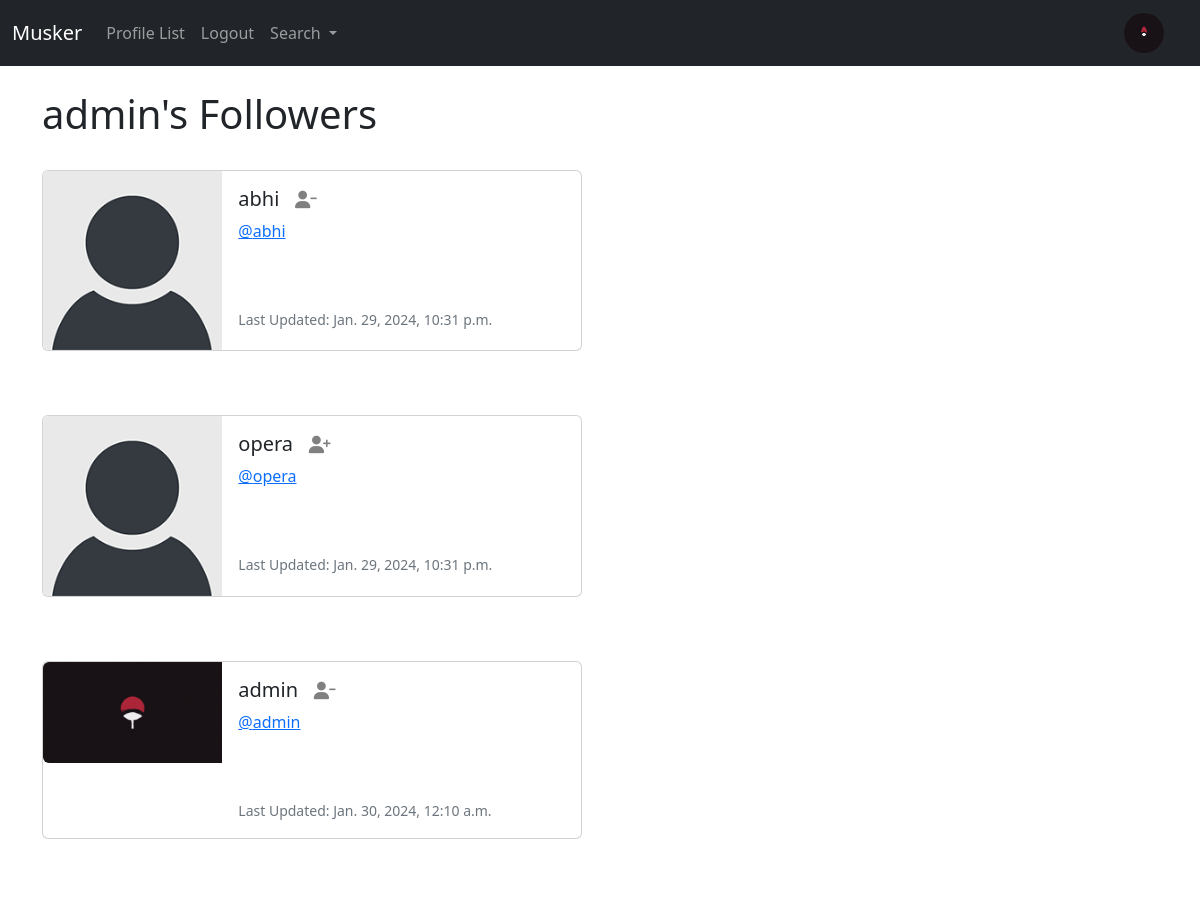
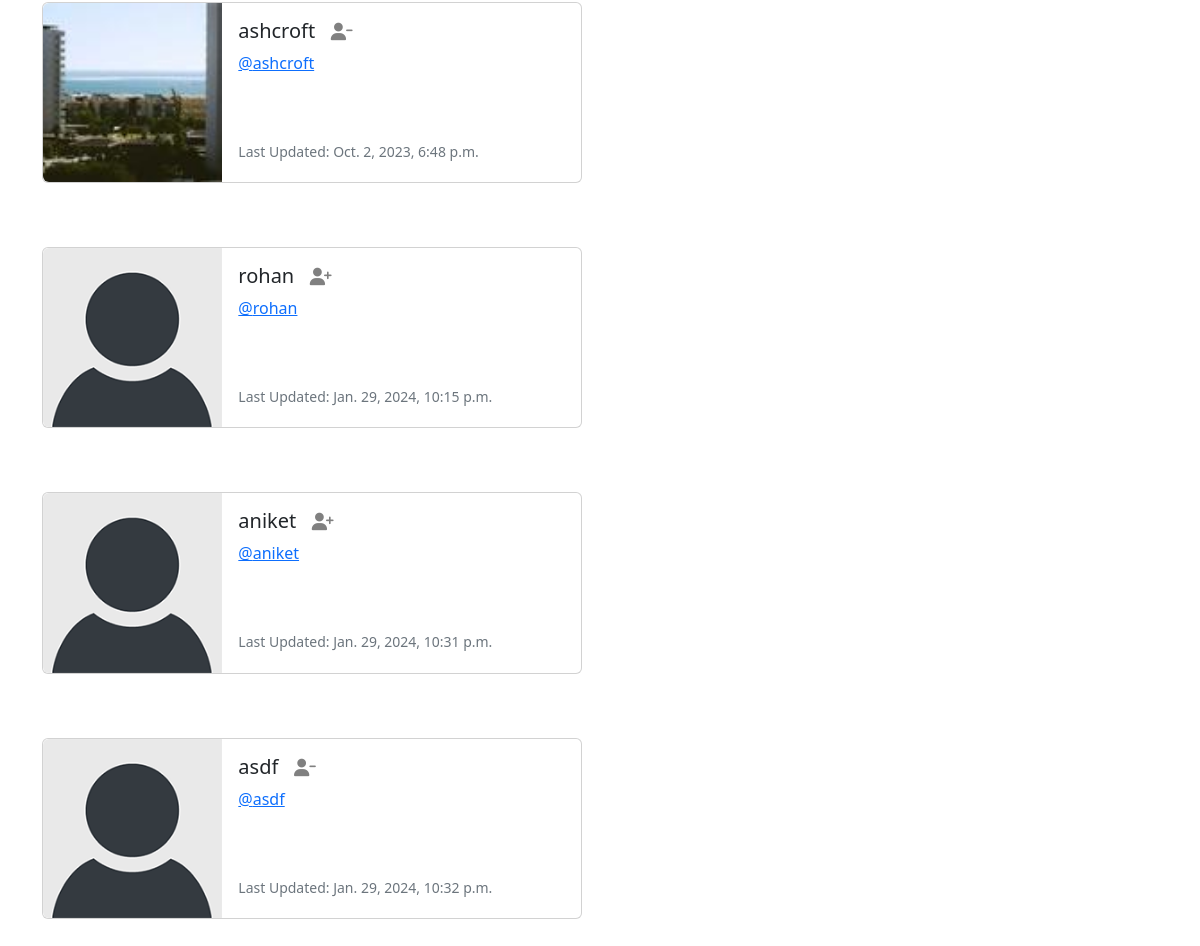
/profile/followers/1/ (signed in), run on the app's committed database (2 pictures, top to bottom).
### musker/models.py (models this page shows, shortened)
class Profile(models.Model):
    user = models.OneToOneField(User, on_delete=models.CASCADE)
    follows = models.ManyToManyField('self',
        related_name="followed_by",
        symmetrical=False,
        blank=True)
    date_modified = models.DateTimeField(User, auto_now=True)
    profile_image = models.ImageField(null=True, blank=True, upload_to="images/")
    profile_bio= models.CharField(null=True, blank=True, max_length=500)
    facebook_link = models.URLField(null=True, blank=True)
    linkedin_link = models.URLField(null=True, blank=True)
    website_link = models.URLField(null=True, blank=True)

### musker/views.py (the view)
# urls.py: path("profile/followers/<int:pk>/", views.followers, name="followers"),
def followers(request, pk):
    if request.user.is_authenticated:
        if request.user.id == pk:
            profiles = Profile.objects.get(user_id=pk)
            return render(request, "followers.html", {"profiles":profiles})
    messages.success(request, ("you are not allowed to view this page"))
    return redirect("home")

### musker/templates/followers.html (shortened to what this page needs)
{% extends "base.html"%} {% load static %} {% block content %}
<h1>{{ request.user.username }}'s Followers</h1>
<br />
{% if profiles %} {% for profile in profiles.followed_by.all %}
<div class="card mb-3" style="max-width: 540px">
    <div class="row g-0">
        <div class="col-md-4">
            {% if profile.profile_image %}
            <img src="{{ profile.profile_image.url }}" width="200" height="200" class="img-fluid rounded-start"
                alt="{{ profile.user.username }}" />
            {% else %}
            <img src="{% static 'images/dummy.png' %}" class="img-fluid rounded-start" alt="default profile" />
            {% endif %}
        </div>
        <div class="col-md-8">
            <div class="card-body">
                <h5 class="card-title">{{ profile.user.username }}
                    {% if profile in profiles.follows.all %}
                    <a href="{% url 'unfollow' profile.user.id %}"><i class="fa fa-user-minus small"
                            style="color: grey;"></i></a>
                    {% else %}
                    <a href="{% url 'follow' profile.user.id %}"><i class="fa fa-user-plus small"
                            style="color: grey;"></i></a>
                    {% endif %}
                </h5>
                <p class="card-text">
                    <a href="{% url 'profile' profile.user.id %}">@{{ profile.user.username|lower}}</a>
                </p>
                <br /><br />
                <p class="card-text">
                    <small class="text-muted">Last Updated: {{ profile.date_modified }}</small>
                </p>
            </div>
        </div>
    </div>
</div>
<br /><br />
{% endfor %} {% endif %} {% endblock %}

### musker/templates/navbar.html (shortened to what this page needs)
{% load static %}
<nav class="navbar navbar-expand-lg navbar-dark bg-dark">
  <div class="container-fluid">
    <a class="navbar-brand" href="{% url 'home' %}">Musker</a>
    <div class="collapse navbar-collapse" id="navbarSupportedContent">
      <ul class="navbar-nav me-auto mb-2 mb-lg-0">
        <li class="nav-item">
          <a class="nav-link" href="{% url 'profile_list' %}">Profile List</a>
        </li>
        {% if user.is_authenticated %}
        <li class="nav-item">
          <a class="nav-link" href="{% url 'logout' %}">Logout</a>
        </li>
        {% endif %}
        <li class="nav-item dropdown">
          <a class="nav-link dropdown-toggle" href="#" role="button" data-bs-toggle="dropdown" aria-expanded="false">
            Search
          </a>
        </li>
      </ul>
      {% if user.is_authenticated %}
      <ul class="navbar-nav m1-auto">
        <li class="nav-link navbar-brand">
          <a href="{% url 'profile' request.user.id %}">
            {% if user.profile.profile_image %}
            <img src="{{ user.profile.profile_image.url }}" alt="" class="rounded-circle" width="40" height="40">
            {% else %}
            <img src="{% static 'images/dummy.png' %}" class="rounded-circle" width="40" height="40"
              alt="default profile" />
            {% endif %}
          </a>
        </li>
      </ul>
      {% endif %}
    </div>
  </div>
</nav>

### data on the page
Profile: user.username "abhi", date_modified "Jan. 29, 2024, 10:31 p.m."
Profile: user.username "opera", date_modified "Jan. 29, 2024, 10:31 p.m."
Profile: profile_image (picture), user.username "admin", date_modified "Jan. 30, 2024, 12:10 a.m."
Profile: profile_image (picture), user.username "ashcroft", date_modified "Oct. 2, 2023, 6:48 p.m."
Profile: user.username "rohan", date_modified "Jan. 29, 2024, 10:15 p.m."
Profile: user.username "aniket", date_modified "Jan. 29, 2024, 10:31 p.m."
Profile: user.username "asdf", date_modified "Jan. 29, 2024, 10:32 p.m."

### other printed values
{{ request.user.username }} "admin"
